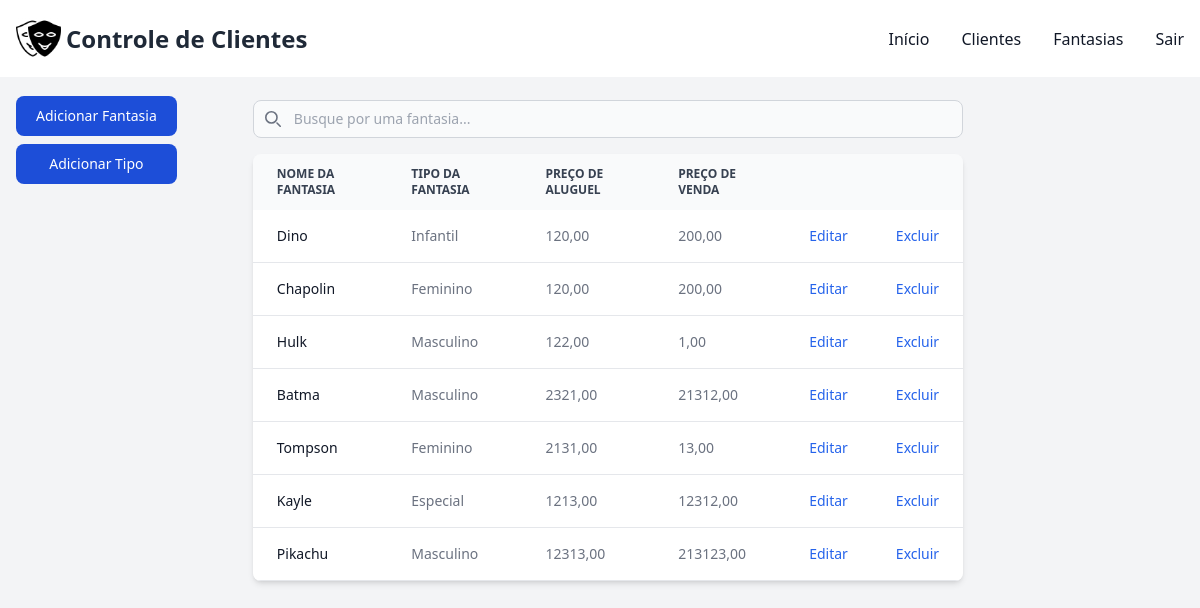
The page /controle/fantasias/editar/7/ (signed in) on the database its author committed.
### controle/models.py (models this page shows, shortened)
class Fantasia(models.Model):
    usuario = models.ForeignKey(User, on_delete=models.CASCADE)
    nome_fantasia = models.CharField(max_length=60, unique=True)
    preco_venda = models.DecimalField(max_digits=10, decimal_places=2, blank=True, null=True)
    preco_aluguel = models.DecimalField(max_digits=10, decimal_places=2, blank=True, null=True)
    tipo_fantasia = models.ForeignKey(Tipo, on_delete=models.CASCADE)

class Tipo(models.Model):
    nome_tipo = models.CharField(max_length=60, unique=True, null=False)

### controle/views.py (the view, shortened to what this page needs)
# urls.py: path('fantasias/editar/<int:id_fantasia>/', views.editar_fantasia, name='editar_fantasia'),
@login_required(login_url="/controle/login")
def editar_fantasia(request, id_fantasia):
    fantasia = get_object_or_404(Fantasia, pk=id_fantasia)
    sessao = request.user
    fantasias = Fantasia.objects.filter(usuario=sessao)
    tipos = Tipo.objects.all()
    context = {
        'fantasias' : fantasias,
        'tipos' : tipos,
    }
    return render(request, 'fantasias.html', context)

### controle/templates/fantasias.html (shortened to what this page needs)
{% extends "base.html" %}
{% block conteudo %}
    <div class="pt-4 pl-4">
        <div class="lg:fixed justify-center pb-5">
            <button data-modal-target="crud-modal" data-modal-toggle="crud-modal" class="w-full block text-white bg-blue-700 hover:bg-blue-800 focus:ring-4 focus:outline-none focus:ring-blue-300 font-medium rounded-lg text-sm px-5 py-2.5 text-center" type="button">
                Adicionar Fantasia
            </button>
            <button data-modal-target="tipo-modal" data-modal-toggle="tipo-modal" class="w-full block text-white bg-blue-700 hover:bg-blue-800 focus:ring-4 focus:outline-none focus:ring-blue-300 font-medium rounded-lg text-sm px-5 py-2.5 text-center my-2" type="button">
                Adicionar Tipo
            </button>
        </div>
        <div class="flex justify-center">
            <div  class="flex flex-col lg:w-3/5 w-4/5">
            <div class="pb-4">
                <div class="relative mt-1">
                    <div class="absolute inset-y-0 rtl:inset-r-0 start-0 flex items-center ps-3 pointer-events-none">
                    </div>
                    <input type="text" id="costume-search" class="block pt-2 ps-10 text-sm text-gray-900 border border-gray-300 rounded-lg w-full bg-gray-50 focus:ring-blue-500 focus:border-blue-500" placeholder="Busque por uma fantasia...">
                </div>
            </div>
            <div class="relative overflow-x-auto shadow-md sm:rounded-lg">
                <table class="w-full text-sm text-left rtl:text-right text-gray-500">
                    <thead class="text-xs text-gray-700 uppercase bg-gray-50">
                        <tr>
                            <th scope="col" class="px-6 py-3">
                                Nome da Fantasia
                            </th>
                            <th scope="col" class="px-6 py-3">
                                Tipo da Fantasia
                            </th>
                            <th scope="col" class="px-6 py-3">
                                Preço de Aluguel
                            </th>
                            <th scope="col" class="px-6 py-3">
                                Preço de Venda
                            </th>
                            <th scope="col" class="px-6 py-3">
                            </th>
                            <th scope="col" class="px-6 py-3">
                            </th>
                        </tr>
                    </thead>
                    <tbody>
                        {% for fantasia in fantasias %}
                        <tr class="bg-white border-b">
                            <th scope="row" class="px-6 py-4 font-medium text-gray-900 whitespace-nowrap">
                                {{ fantasia.nome_fantasia|truncatechars:52 }}
                            </th>
                            <td class="px-6 py-4">
                                {{ fantasia.tipo_fantasia.nome_tipo }}
                            </td>
                            <td class="px-6 py-4">
                                {{ fantasia.preco_aluguel }}
                            </td>
                            <td class="px-6 py-4">
                                {{ fantasia.preco_venda }}
                            </td>
                            <td class="px-6 py-4">
                                <button data-fantasia-id="{{ fantasia.id }}" data-modal-target="editar-modal" data-modal-toggle="editar-modal" class="font-medium text-blue-600 hover:underline">Editar</button>
                            </td>
                            <td class="px-6 py-4">
                                <button data-fantasia-id="{{ fantasia.id }}" class="font-medium text-blue-600 hover:underline" onclick="excluirFantasia(event)">Excluir</button>
                            </td>
                        </tr>
                        {% endfor %}
                    </tbody>
                </table>
            </div>
        </div>
    </div>
    </div>
    {% load static %}
{% endblock %}

### rows shown on the page
Fantasia: nome_fantasia "Dino", tipo_fantasia.nome_tipo "Infantil", preco_aluguel "120,00", preco_venda "200,00"
Fantasia: nome_fantasia "Chapolin", tipo_fantasia.nome_tipo "Feminino", preco_aluguel "120,00", preco_venda "200,00"
Fantasia: nome_fantasia "Hulk", tipo_fantasia.nome_tipo "Masculino", preco_aluguel "122,00", preco_venda "1,00"
Fantasia: nome_fantasia "Batma", tipo_fantasia.nome_tipo "Masculino", preco_aluguel "2321,00", preco_venda "21312,00"
Fantasia: nome_fantasia "Tompson", tipo_fantasia.nome_tipo "Feminino", preco_aluguel "2131,00", preco_venda "13,00"
Fantasia: nome_fantasia "Kayle", tipo_fantasia.nome_tipo "Especial", preco_aluguel "1213,00", preco_venda "12312,00"
Fantasia: nome_fantasia "Pikachu", tipo_fantasia.nome_tipo "Masculino", preco_aluguel "12313,00", preco_venda "213123,00"
